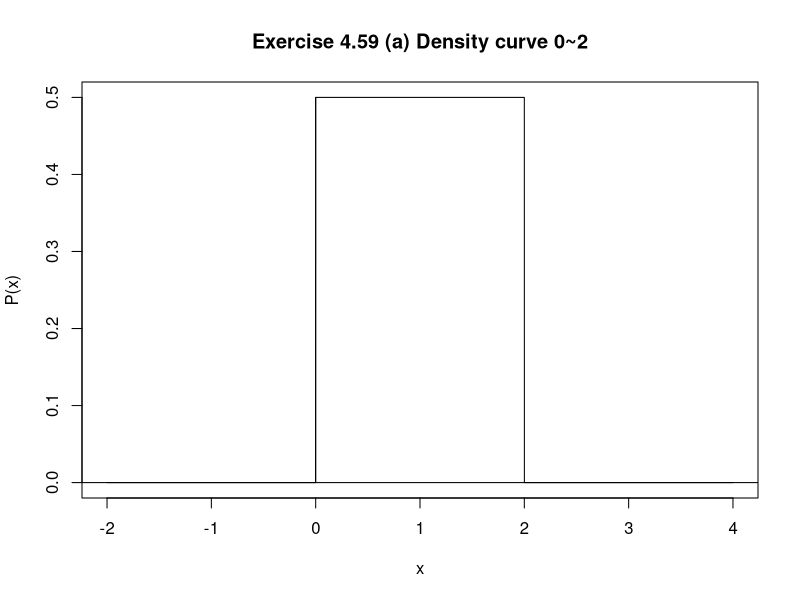
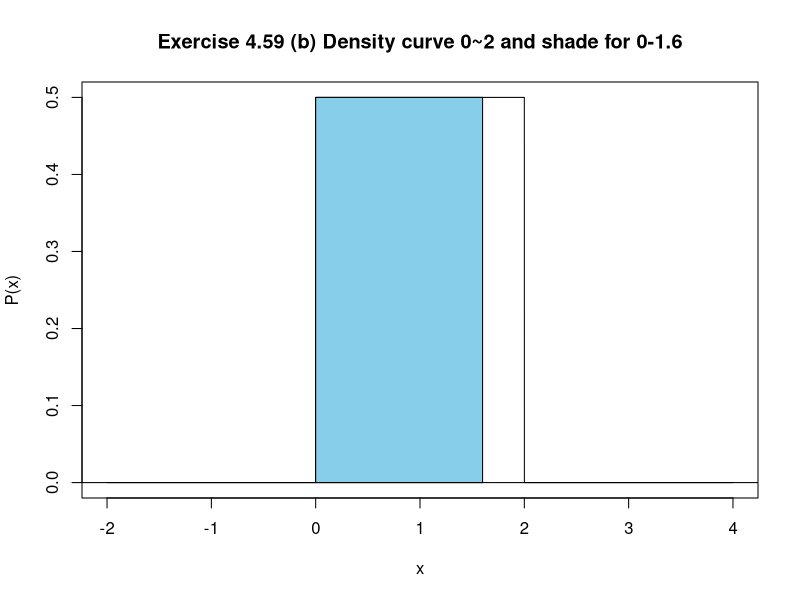
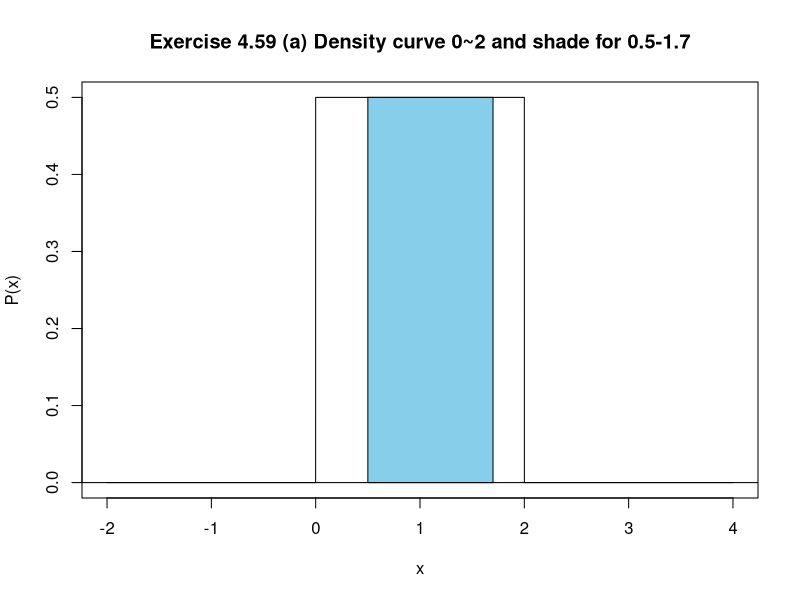
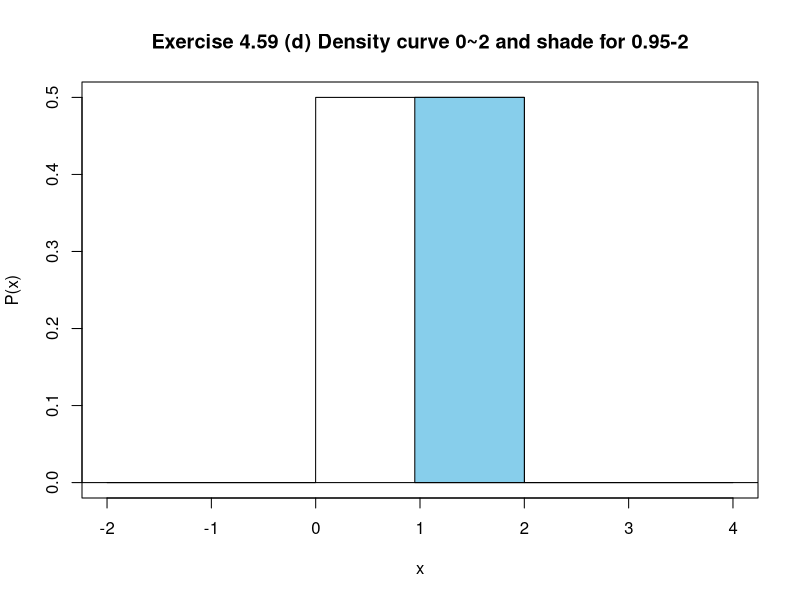

These charts were generated, in order, by the following R code:
##Exercise 4.59 ----------------------------------------------------

density0To2 <- function(x) {
    p <- 0.5
    if (x <0 || x >2) {
        p<- 0
    }
    p
}

drawShadeInEquallyLikely <- function(begin, end, title) {
    seqX <- seq(begin,end,0.001)
    cord.x <- c(begin,seqX,end) 
    seqY <- rep(0.5, length(seqX))
    cord.y <- c(0,seqY,0) 
    P<-Vectorize(density0To2)
    curve(P,xlim=c(-2,4),main=title,n=10000) 
    polygon(cord.x,cord.y,col='skyblue')
    abline(0,0)
}

## (a)
drawShadeInEquallyLikely(0, 0, "Exercise 4.59 (a) Density curve 0~2")


## (b)
drawShadeInEquallyLikely(0, 1.6, "Exercise 4.59 (b) Density curve 0~2 and shade for 0-1.6")


## (c)
drawShadeInEquallyLikely(0.5, 1.7, "Exercise 4.59 (a) Density curve 0~2 and shade for 0.5-1.7")


## (d)
drawShadeInEquallyLikely(0.95, 2, "Exercise 4.59 (d) Density curve 0~2 and shade for 0.95-2")